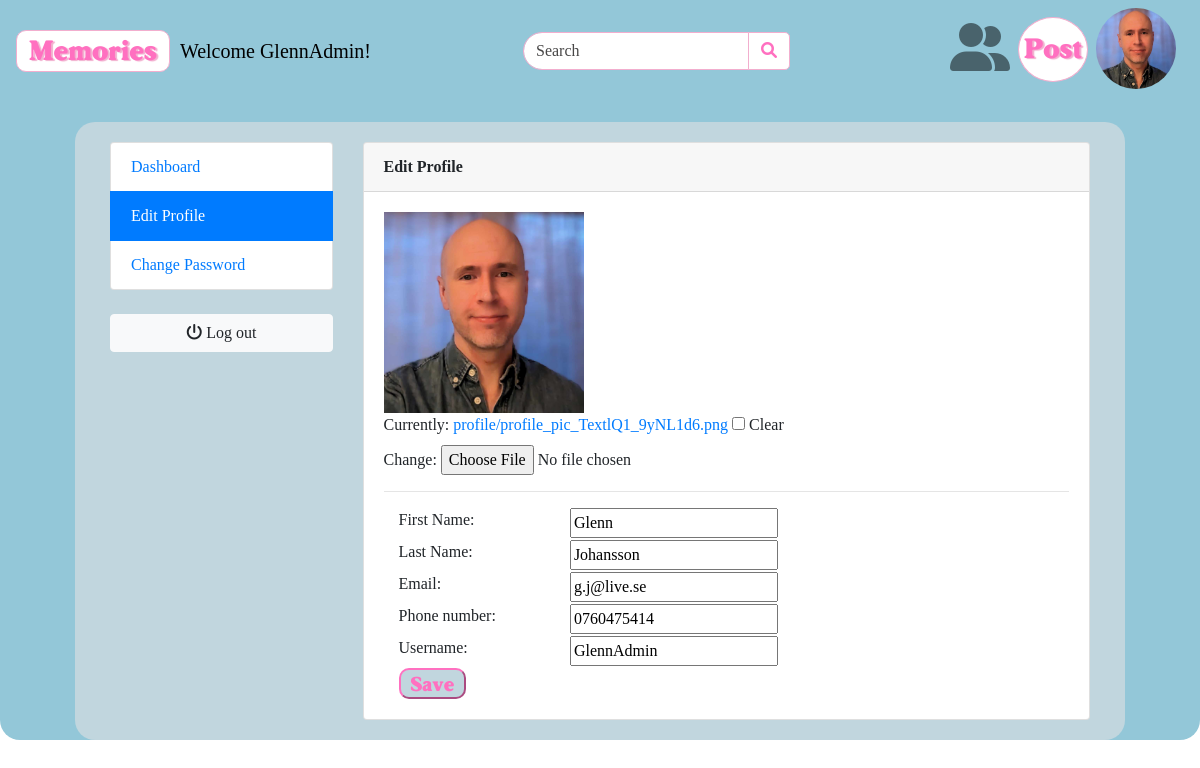
Screenshot of /profiles/edit_profile/ (signed in) with the database file from the repository.
### profiles/models.py (models this page shows, shortened)
class Profile(AbstractBaseUser):
      username = models.CharField(max_length=50, unique=True)
      first_name = models.CharField(max_length=50)
      last_name = models.CharField(max_length=50)
      email = models.EmailField(max_length=100, unique=True)
      phone_number = models.CharField(max_length=50)
      profile_picture = models.ImageField(blank=True, upload_to='profile/')
      date_joined = models.DateTimeField(auto_now_add=True)
      last_login = models.DateTimeField(auto_now_add=True)
      is_admin = models.BooleanField(default=False)
      is_staff = models.BooleanField(default=True)
      is_active = models.BooleanField(default=True)
      is_inactive = models.BooleanField(default=False)
      is_published = models.BooleanField(default=True)
      USERNAME_FIELD = 'email'
      REQUIRED_FIELDS = ['username', 'first_name', 'last_name']
      objects = ProfileManager()

### profiles/views.py (the view)
# urls.py: path('edit_profile/', views.edit_profile, name='edit_profile'),
@login_required(login_url='login')
def edit_profile(request):
    if request.method == 'POST':
        user_form = UserForm(request.POST, request.FILES, instance=request.user)
        if user_form.is_valid():
            user_form.save()
            return redirect('edit_profile')
    else:
        user_form = UserForm(instance=request.user)
    return render(request, 'profiles/edit_profile.html', {'user_form': user_form})

### profiles/forms.py
class UserForm(forms.ModelForm):
    class Meta:
        model = Profile
        fields = ['first_name', 'last_name', 'email', 'phone_number', 'username', 'profile_picture']

### profiles/context_processors.py (called while the page is built)
def profile_picture(request):
    profile_picture_url = None
    if request.user.is_authenticated:
        try:
            profile_picture_url = request.user.profile_picture.url if request.user.profile_picture else None
        except Profile.DoesNotExist:
            pass
    return {'profile_picture_url': profile_picture_url}

### templates/profiles/edit_profile.html (shortened to what this page needs)
{% extends 'base.html' %}
{% block content %}
<section class="section-conten padding-y bg">
    <div class="background-blue">
        <div class="background-lightblue">
            <div class="container">
                <div class="row">
                    {% include 'includes/dashboard_sidebar.html' %}
                    <main class="col-md-9">
                        <article class="card">
                            <header class="card-header">
                                <strong class="d-inline-block mr-3">Edit Profile</strong>
                            </header>
                            <div class="card-body">
                                <div>
                                    {% if user_form.instance.profile_picture %}
                                        <img src="{{ user_form.instance.profile_picture.url }}" alt="Profile Picture" width="200">
                                    {% endif %}
                                </div>
                                <div class="row">
                                    <div class="col-md-12">
                                        <form action="{% url 'edit_profile' %}" method="POST" enctype="multipart/form-data">
                                            {{ user_form.profile_picture }}
                                            <hr>
                                            <div class="col-md-12">
                                                <div class="row">
                                                    <div class="col-md-3">
                                                        <label>First Name:</label>
                                                    </div>
                                                    <div class="col-md-2">
                                                        {{ user_form.first_name }}
                                                    </div>
                                                </div>
                                                <div class="row">
                                                    <div class="col-md-3">
                                                        <label>Last Name:</label>
                                                    </div>
                                                    <div class="col-md-2">
                                                        {{ user_form.last_name }}
                                                    </div>
                                                </div>
                                                <div class="row">
                                                    <div class="col-md-3">
                                                        <label>Email:</label>
                                                    </div>
                                                    <div class="col-md-2">
                                                        {{ user_form.email }}
                                                    </div>
                                                </div>
                                                <div class="row">
                                                    <div class="col-md-3">
                                                        <label>Phone number:</label>
                                                    </div>
                                                    <div class="col-md-2">
                                                        {{ user_form.phone_number }}
                                                    </div>
                                                </div>
                                                <div class="row">
                                                    <div class="col-md-3">
                                                        <label>Username:</label>
                                                    </div>
                                                    <div class="col-md-2">
                                                        {{ user_form.username }}
                                                    </div>
                                                </div>
                                                <div class="row">
                                                    <div class="col-md-3">
                                                        <button type="submit" class="submit-button-small"><h5>Save</h5></button>
                                                    </div>
                                                </div>
                                            </div>
                                        </form>
                                    </div>
                                </div>
                            </div>
                        </article>
                    </main>
                </div>
            </div>
        </div>
    </div>
</section>
{% endblock %}

### templates/includes/navbar.html (shortened to what this page needs)
{% load static %}
<link href="{% static 'css/navbar.css' %}" rel="stylesheet" type="text/css"/>
<header>
  <nav class="navbar navbar-expand-lg navbar-light bg-light">
    <a class="btn btn-primary brand-btn" type="button" href="{% url 'home' %}"><h3>Memories</h3></a>
    <div class="navbar-text">
      {% if user.is_authenticated %}
        <small class="welcome-message">Welcome {{ user.username }}!</small>
      {% else %}
        <small class="welcome-message">Welcome Guest!</small>
      {% endif %}
    </div>
    <div class="collapse navbar-collapse" id="navbarSupportedContent">
        <div class="mx auto">
          <form action="#" class="search" method="GET">
            <div class="input-group">
              <input type="text" class="form-control search-input" placeholder="Search" name="keyword">
              <div class="input-group-append">
                <button class="btn btn-primary search-btn" type="submit">
                  <i class="fa fa-search"></i>
                </button>
              </div>
            </div>
          </form>
        </div>
      <ul class="navbar-nav ml-auto">
        <li class="nav-item dropdown">
          <a class="nav-link friends-button" href="#" id="friendsDropdown" role="button" data-toggle="dropdown" aria-haspopup="true" aria-expanded="false"><i class="fas fa-user-friends fa-3x"></i></a>
        </li>
        {% if user.is_authenticated %}
          <a class="btn btn-primary post-btn" type="button" href="{% url 'create_post' %}"><h3>Post</h3></a>
        {% endif %}
        <li class="nav-item dropdown">
          <a class="nav-link profile-button" href="#" id="profileDropdown" role="button" data-toggle="dropdown" aria-haspopup="true" aria-expanded="false">
              <img src="{{ profile_picture_url }}" alt="Profile" class="profile-picture">
          </a>
        </li>
      </ul>
    </div>
  </nav>
</header>

### static/css/base.css (style rules this page uses)
h1,h2,h3,h4,h5,h6 { font-family: 'SalisburyBold-PVZXr'!important; }
body { font-family: 'RaftworkDemoRegular-9MoB5'; }
html { max-width: 1200px; margin: 0 auto; }
.background-blue { margin: 0 auto; padding-top: 20px; border-bottom-left-radius: 20px; border-bottom-right-radius: 20px; background-color: #93C7D8; }
.background-lightblue { max-width: 1050px; margin: 0 auto; padding: 20px; border-radius: 20px; background-color: #C1D6DE; }
h3 { margin-bottom: -5px; }
h5 { margin-top: 3px; margin-bottom: -2px; }
.submit-button-small { padding-left: 10px; padding-right: 10px; border-radius: 10px; margin-right: 10px; color: #FF70C0; border-color: #FF70C0; background-color: #c1d6de; }

### static/css/navbar.css (style rules this page uses)
.navbar { background-color:#93c7d8!important; }
.search-input { border-radius: 20px; color: #484747; background-color: #FFF; border: 1px solid #F2AECE; }
.search-input::placeholder { color: #484747; }
@media (min-width: 992px) { .search { max-width: 200%; } }
@media (min-width: 768px) { .search { max-width: 100%; } }
.brand-btn { border-radius: 10px; margin-right: 10px; color: #FF70C0; background-color: #FFF; border-color: #F2AECE; text-shadow: 2px 1px 1px #F2AECE; }
.search-btn .fa-search { color: #FF70C0; }
.search-btn { border-radius: 5px; background-color: #FFF; border: 1px solid #F2AECE; }
.post-btn { display: flex; justify-content: center; align-items: center; margin-top: 9px; width: 70px; height: 65px; border-radius: 50%; color: #FF70C0; background-color: #FFF; border-color: #F2AECE; text-shadow: 2px 1px 1px #F2AECE; }
.profile-button { margin-bottom: -2px; display: inline-block; padding: 0px; background: none; cursor: pointer; }
.profile-picture { width: 80px; height: auto; border-radius: 50%; display: block; transition: box-shadow 0.1s, border 0.1s; }
.friends-button { margin-top: 7px; }
.welcome-message { font-size:20px; color:#000000; }

### rows the page displays
Profile: username "GlennAdmin", instance.profile_picture (picture), first_name "Glenn", last_name "Johansson", email "g.j@live.se", phone_number "0760475414"
